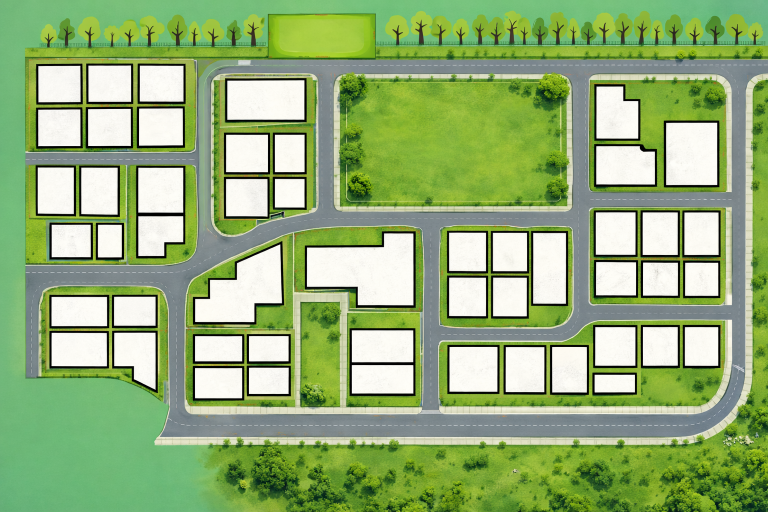
#> input picture images/Layout Plan Image 1.png, 1536 x 1024 px (shown at 1/2 size); its folder holds only this picture in this run
$ python main.py
#> lines starting #> are read from the running program, lines starting #| are printed output that depends on the picture; after the words box and inside, x2 and y2 are one past the last pixel; in counts of white or black regions, pixels touching at a corner belong together
import cv2
import numpy as np
import json
import os


def segment_plots(image_path, output_img, output_json):

#> called with image_path = 'images/Layout Plan Image 1.png', output_json = 'images/output/Layout Plan Image 1.json'
    image = cv2.imread(image_path)
#> image is the input picture: shape (1024, 1536, 3); mean B, G, R 118.5, 174.5, 146.1
    if image is None:
        print("Failed to read:", image_path)
        return

    h, w = image.shape[:2]
#> h = 1024; w = 1536
    gray = cv2.cvtColor(image, cv2.COLOR_BGR2GRAY)
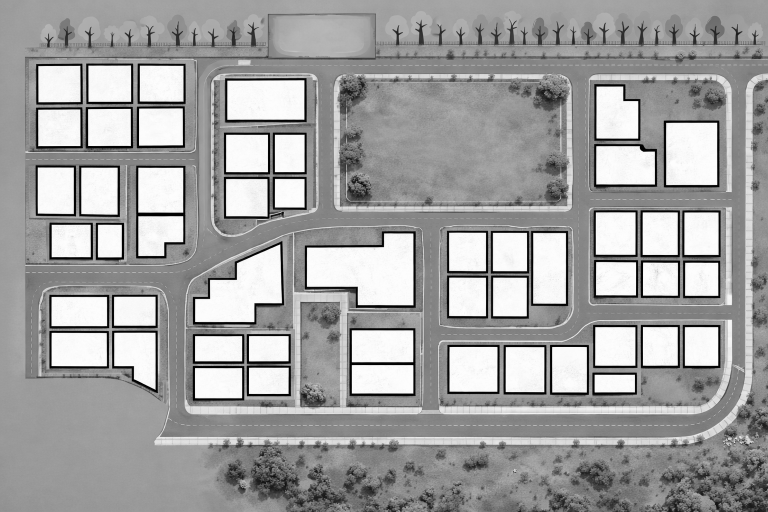
#> gray: shape (1024, 1536) (shown at 1/2 size); min 0, max 255, mean 159.7

    # ---- 1. Slightly relaxed white threshold ----
    _, white_mask = cv2.threshold(gray, 235, 255, cv2.THRESH_BINARY)
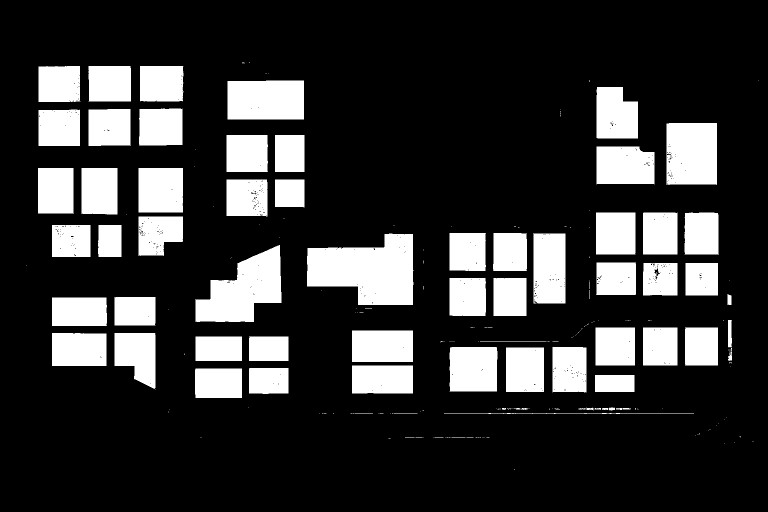
#> white_mask: shape (1024, 1536) (shown at 1/2 size); 21% white; 242 white regions (174 under 20 px), largest, box (x1, y1, x2, y2) and area: (614, 467, 827, 610) 22052, (391, 490, 563, 644) 15568, (1333, 246, 1434, 370) 12345

    # ---- 2. Morphological cleanup ----
    kernel = cv2.getStructuringElement(cv2.MORPH_RECT, (3, 3))
    white_mask = cv2.morphologyEx(white_mask, cv2.MORPH_CLOSE, kernel)
#> white_mask: shape (1024, 1536); 21.1% white; 164 white regions (101 under 20 px), largest, box (x1, y1, x2, y2) and area: (614, 467, 827, 610) 22087, (391, 490, 563, 644) 15593, (1333, 246, 1434, 370) 12425

    # ---- 3. Connected components ----
    num_labels, labels, stats, centroids = cv2.connectedComponentsWithStats(
        white_mask, connectivity=8
    )
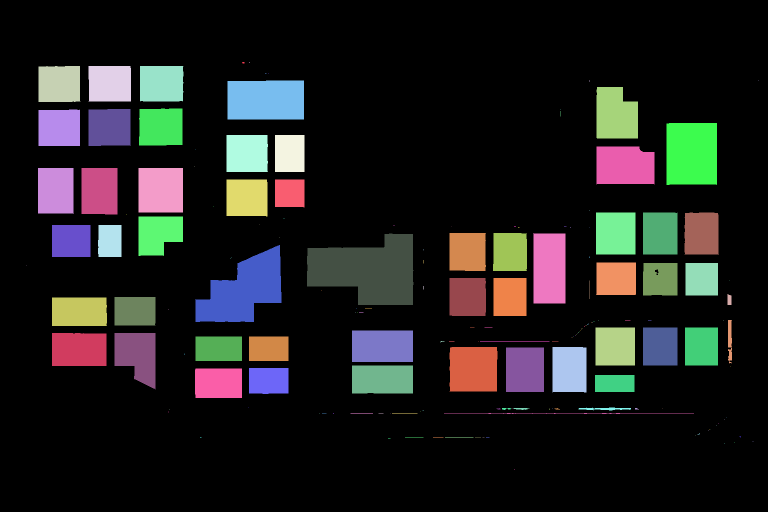
#> labels: shape (1024, 1536) int32 (shown at 1/2 size); 165 distinct labels, from 0 to 164; one colour per label, 0 black
#> num_labels = 165; stats = 165 rows, first 6: [0, 0, 1536, 1024, 1241714], [484, 124, 5, 3, 13], [498, 124, 2, 1, 2], [77, 132, 84, 72, 5919], [177, 132, 85, 71, 5988], [280, 132, 87, 71, 6112]; centroids = 165 pairs, first value 52 to 1517, second value 124 to 938.5

    plots = []

    for i in range(1, num_labels):

        x = stats[i, cv2.CC_STAT_LEFT]
        y = stats[i, cv2.CC_STAT_TOP]
        bw = stats[i, cv2.CC_STAT_WIDTH]
        bh = stats[i, cv2.CC_STAT_HEIGHT]
        area = stats[i, cv2.CC_STAT_AREA]

        # ---- Basic filtering ----
        if area < 2500:
            continue

        if bh < 20:
            continue

        # ---- Remove wide thin divider ----
        aspect_ratio = bw / float(bh)
        if aspect_ratio > 6:
            continue

        # Remove border touching
        if x == 0 or y == 0 or (x + bw) >= w or (y + bh) >= h:
            continue

        component_mask = np.zeros((h, w), dtype=np.uint8)
        component_mask[labels == i] = 255

        contours, _ = cv2.findContours(
            component_mask,
            cv2.RETR_EXTERNAL,
            cv2.CHAIN_APPROX_SIMPLE
        )

        if not contours:
            continue

        cnt = contours[0]

        perimeter = cv2.arcLength(cnt, True)
        epsilon = 0.005 * perimeter
        approx = cv2.approxPolyDP(cnt, epsilon, True)

        polygon_px = []
        polygon_norm = []

        for pt in approx:
            px, py = pt[0]
            polygon_px.append([float(px), float(py)])
            polygon_norm.append([
                round(px / w, 6),
                round(py / h, 6)
            ])

        cx, cy = int(centroids[i][0]), int(centroids[i][1])

        plots.append({
            "polygon_px": polygon_px,
            "polygon_norm": polygon_norm,
            "centroid_px": [cx, cy],
            "contour_area_px": float(area),
            "bbox_px": [int(x), int(y), int(x + bw), int(y + bh)],
            "plot_number_info": None
        })
#> this loop made 164 passes
#> (x, y, bw, bh, area, aspect_ratio, cx, cy) on passes 3 to 5: (77, 132, 84, 72, 5919, 1.17, 118, 167), (177, 132, 85, 71, 5988, 1.2, 219, 166), (280, 132, 87, 71, 6112, 1.23, 322, 166)
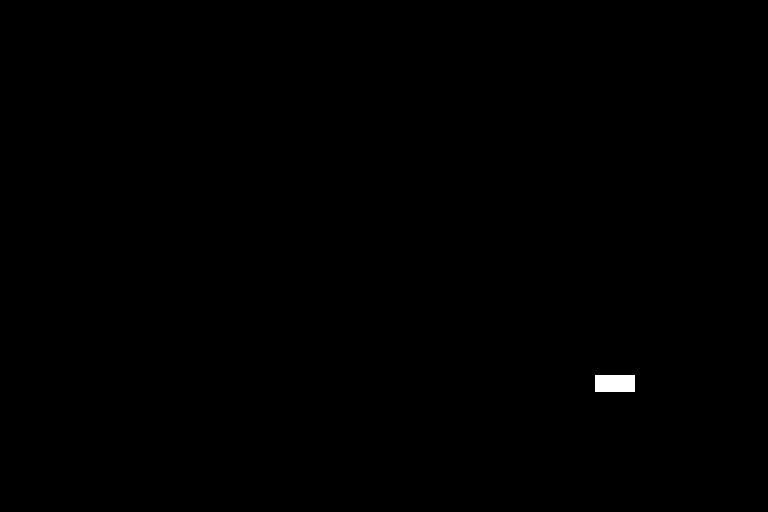
#> component_mask: shape (1024, 1536) (shown at 1/2 size); 0.17% white; 1 white region, box (x1, y1, x2, y2) and area: (1190, 750, 1269, 784) 2686
#> after the loop, plots = 50 items

    # ---- Row-wise sorting ----
    row_tolerance = 50

    plots = sorted(
        plots,
        key=lambda p: (
            p["centroid_px"][1] // row_tolerance,
            p["centroid_px"][0]
        )
    )

    # ---- Assign IDs and draw ----
    for idx, plot in enumerate(plots):

        plot["id_auto"] = idx + 1

        pts = np.array(plot["polygon_px"], dtype=np.int32)
        cv2.polylines(image, [pts], True, (0, 255, 0), 2)

        cx, cy = plot["centroid_px"]

        cv2.putText(
            image,
            str(plot["id_auto"]),
            (cx - 10, cy + 5),
            cv2.FONT_HERSHEY_SIMPLEX,
            0.6,
            (0, 0, 255),
            2,
            cv2.LINE_AA
        )
#> this loop made 50 passes
#> (pts, cx, cy) on passes 1, 2, 3, 4, 6, 7, 8, 9, 10, 12: ([[77, 133], [77, 203], [160, 203], [159, 132]], 118, 167), ([[177, 132], [177, 202], [261, 202], [260, 132]], 219, 166), ([[280, 132], [280, 202], [365, 202], [366, 132]], 322, 166), ([[607, 161], [455, 162], [455, 238], [607, 238]], 531, 199), ([[159, 219], [77, 220], [77, 291], [159, 291]], 118, 255), ([[177, 219], [177, 291], [260, 291], [260, 218]], 218, 254), ([[364, 217], [279, 218], [278, 290], [364, 289]], 321, 253), ([[453, 270], [453, 343], [535, 343], [534, 270]], 493, 306), ([[550, 270], [550, 343], [608, 343], [608, 270]], 579, 306), ([[1333, 247], [1333, 369], [1433, 369], [1433, 246]], 1383, 307)
#> (cx, cy) on passes 5, 11, 20, 24, 28, 43: (1231, 229), (1248, 331), (316, 467), (734, 540), (487, 580), (274, 709)
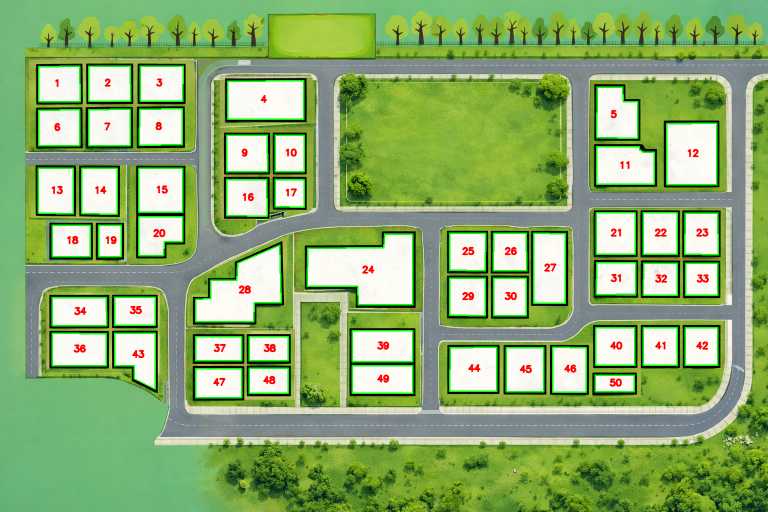
#> image: shape (1024, 1536, 3) (shown at 1/2 size); 3.99% of pixels changed, all inside (x1, y1, x2, y2) = (75, 131, 1438, 797)

    cv2.imwrite(output_img, image)

    output_data = {
        "image_path": image_path,
        "image_size": [w, h],
        "plots": plots
    }

    with open(output_json, "w") as f:
        json.dump(output_data, f, indent=4)

    print(f"{os.path.basename(image_path)} -> Detected {len(plots)} plots")
#| Layout Plan Image 1.png -> Detected 50 plots


def process_directory(input_dir):

    output_dir = os.path.join(input_dir, "output")
    os.makedirs(output_dir, exist_ok=True)

    for file in os.listdir(input_dir):

        if file.lower().endswith((".png", ".jpg", ".jpeg")):

            input_path = os.path.join(input_dir, file)
            name = os.path.splitext(file)[0]

            output_img = os.path.join(output_dir, f"{name}_detected.jpg")
            output_json = os.path.join(output_dir, f"{name}.json")

            print("Processing:", file)

            segment_plots(input_path, output_img, output_json)

    print("Done.")


if __name__ == "__main__":
    process_directory("images")
